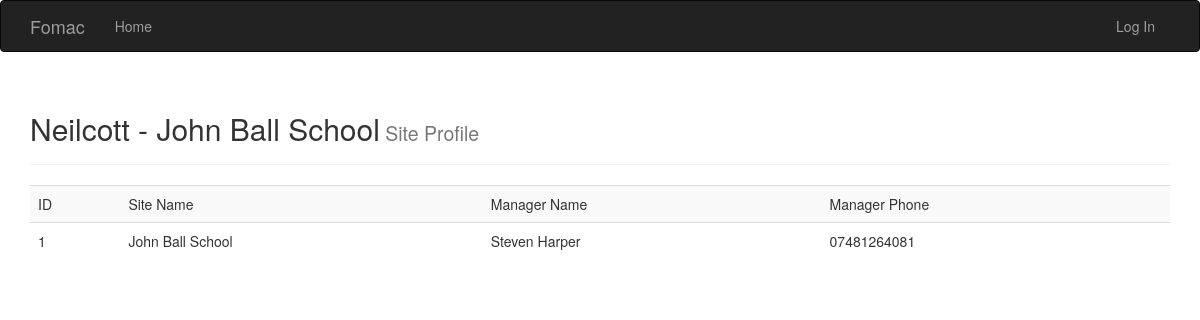
/company/site/1, run on the app's committed database.
### app/models.py (models this page shows, shortened)
class Company(db.Model):
    __tablename__ = 'company'
    id = db.Column(db.Integer, primary_key=True)
    name = db.Column(db.String(64))
    sites = db.relationship('Site', backref='sites', lazy='dynamic')
    managers = db.relationship('SiteManager', backref='managers', lazy='dynamic')
    class Meta:
        ordering = (('id', 'desc'),)

class Site(db.Model):
    __tablename__ = 'sites'
    id = db.Column(db.Integer, primary_key=True)
    name = db.Column(db.String(32))
    address = db.Column(db.String(64))
    postcode = db.Column(db.String(16))
    start_time = db.Column(db.String(8))
    company_id = db.Column(db.Integer, db.ForeignKey('company.id'))
    site_manager = db.relationship('SiteManager', backref='site', lazy='dynamic')

class SiteManager(db.Model):
    __tablename__ = 'site_managers'
    id = db.Column(db.Integer, primary_key=True)
    name = db.Column(db.String(64))
    email = db.Column(db.String(64))
    phone = db.Column(db.String(64))
    company_id = db.Column(db.Integer, db.ForeignKey('company.id'))
    site_id = db.Column(db.Integer, db.ForeignKey('sites.id'))

### app/company/views.py (the view)
@company.route('/site/<id>')
def site_profile(id):
    site = Site.query.filter_by(id=id).first_or_404()
    cmp = Company.query.filter_by(id=site.company_id).first_or_404()
    return render_template('company/site-profile.html', site=site, company=cmp)

### app/templates/company/site-profile.html
{% extends "base.html" %}
{% block page_content %}
<div class="page-header">
<h2>{{ company.name }} - {{ site.name }}<small> Site Profile</small></h2>
</div>
<table class="table table-striped">
<tr>
    <td>ID</td>
    <td>Site Name</td>
    <td>Manager Name</td>
    <td>Manager Phone</td>
</tr>
<tr>
    <td>{{ site.id }}</td>
    <td>{{ site.name }}</td>
    <td>{{ site.site_manager.first().name }}</td>
    <td>{{ site.site_manager.first().phone }}</td>
</tr>
</table>
{% endblock %}

### data on the page
Company: name "Neilcott"
Site: name "John Ball School", id "1"
SiteManager: site_manager.first "Steven Harper", site_manager.first "07481264081"
